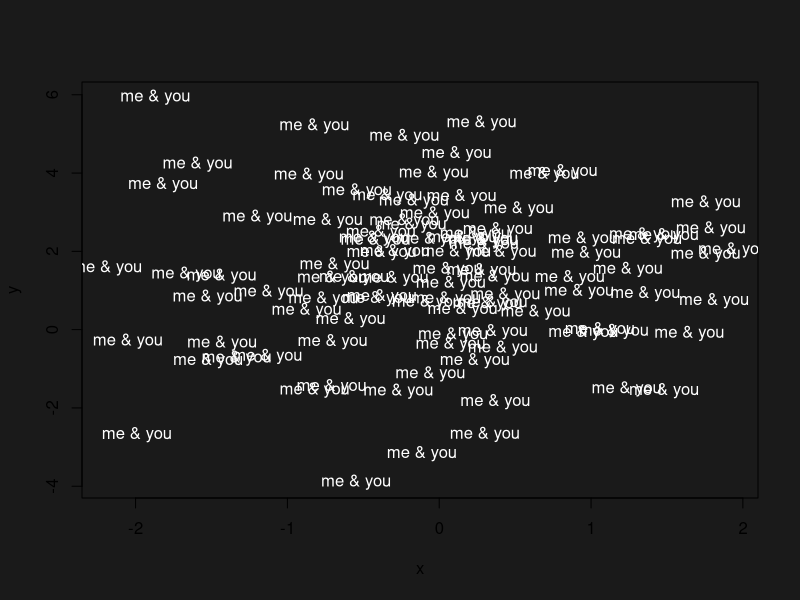
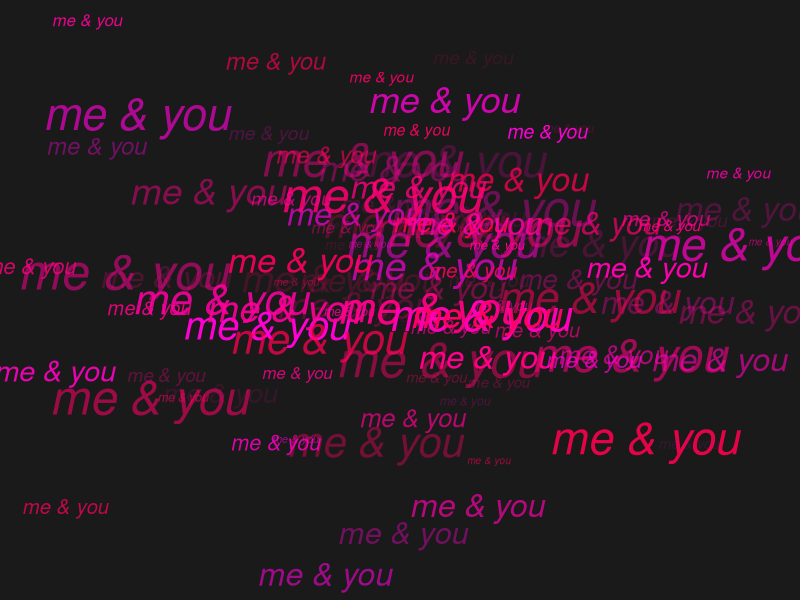

The R script that drew these images, in order:
## ---- chunk 1
c('file1.csv', 'file2.csv', 'file3.csv')
## ---- chunk 2
paste('file', 1:10, '.csv', sep = "")
## ---- chunk 3
paste0('file', 1:10, '.csv')
## ---- chunk 4
is_color <- function(x) {
  x %in% colors()
}
## ---- chunk 5
is_color('yellow')  # TRUE

is_color('blu')     # FALSE

is_color('turkuiose') # FALSE
## ---- chunk 6
is_color2 <- function(x) {
  any(colors() == x)
}
## ---- chunk 7
is_color2('yellow')  # TRUE

is_color2('blu')     # FALSE

is_color2('turkuiose') # FALSE
## ---- chunk 8
# random seed
set.seed(333)

# x-y coordinates
n <- 100
x <- rnorm(n)
y <- rnorm(n, 1, 2)
## ---- chunk 9
# graphical parameters
op <- par(bg = "gray10")
# plot text
plot(x, y, type = "n")
text(x, y, 
     labels = "me & you",
     col = "white")
# reset default parameters
par(op)
## ---- chunk 10
# text size
sizes <- runif(n, 0.5, 3)

# text color
hues <- runif(n, 0.85, 0.95)
alphas <- runif(n, 0.1, 1)


op <- par(bg = "gray10", mar = rep(0, 4))
plot(x, y, type = "n", axes = FALSE, 
     xlab = '', ylab = '')
text(x, y, 
     labels = "me & you", 
     font = 3, 
     col = hsv(hues, 1, 1, alphas),
     cex = sizes)
par(op)
